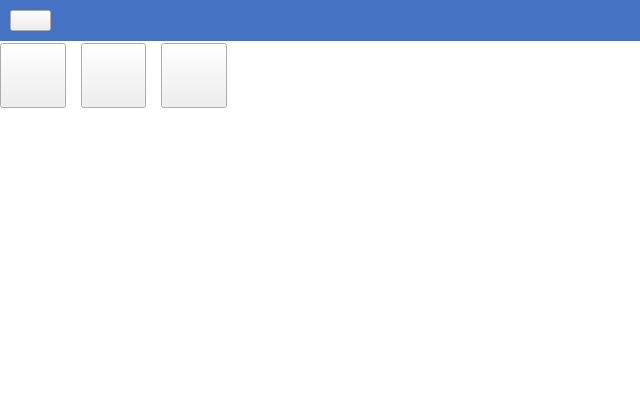
<?xml version="1.0" encoding="UTF-8"?>
<ui version="4.0">
 <class>Folder</class>
 <widget class="QWidget" name="Folder">
  <property name="geometry">
   <rect>
    <x>0</x>
    <y>0</y>
    <width>640</width>
    <height>396</height>
   </rect>
  </property>
  <property name="windowTitle">
   <string>Form</string>
  </property>
  <widget class="QWidget" name="layoutWidget">
   <property name="geometry">
    <rect>
     <x>0</x>
     <y>40</y>
     <width>227</width>
     <height>71</height>
    </rect>
   </property>
   <layout class="QHBoxLayout" name="horizontalLayout">
    <property name="spacing">
     <number>15</number>
    </property>
    <item>
     <widget class="QPushButton" name="folder3">
      <property name="minimumSize">
       <size>
        <width>65</width>
        <height>65</height>
       </size>
      </property>
      <property name="text">
       <string/>
      </property>
      <property name="iconSize">
       <size>
        <width>50</width>
        <height>50</height>
       </size>
      </property>
     </widget>
    </item>
    <item>
     <widget class="QPushButton" name="folder1">
      <property name="minimumSize">
       <size>
        <width>65</width>
        <height>65</height>
       </size>
      </property>
      <property name="text">
       <string/>
      </property>
      <property name="iconSize">
       <size>
        <width>50</width>
        <height>50</height>
       </size>
      </property>
     </widget>
    </item>
    <item>
     <widget class="QPushButton" name="folder2">
      <property name="minimumSize">
       <size>
        <width>65</width>
        <height>65</height>
       </size>
      </property>
      <property name="text">
       <string/>
      </property>
      <property name="iconSize">
       <size>
        <width>50</width>
        <height>50</height>
       </size>
      </property>
     </widget>
    </item>
   </layout>
  </widget>
  <widget class="QLabel" name="label">
   <property name="geometry">
    <rect>
     <x>0</x>
     <y>0</y>
     <width>641</width>
     <height>41</height>
    </rect>
   </property>
   <property name="styleSheet">
    <string notr="true">QLabel{background-color:rgb(70, 114, 196);}
</string>
   </property>
   <property name="text">
    <string/>
   </property>
  </widget>
  <widget class="QPushButton" name="back_btn">
   <property name="geometry">
    <rect>
     <x>10</x>
     <y>10</y>
     <width>41</width>
     <height>21</height>
    </rect>
   </property>
   <property name="text">
    <string/>
   </property>
   <property name="icon">
    <iconset>
     <normaloff>C:/Users/dell/Desktop/QQ图片20240103153831.jpg</normaloff>C:/Users/dell/Desktop/QQ图片20240103153831.jpg</iconset>
   </property>
   <property name="iconSize">
    <size>
     <width>50</width>
     <height>50</height>
    </size>
   </property>
  </widget>
  <widget class="QLabel" name="label_2">
   <property name="geometry">
    <rect>
     <x>0</x>
     <y>40</y>
     <width>641</width>
     <height>361</height>
    </rect>
   </property>
   <property name="styleSheet">
    <string notr="true">QLabel{background-color:rgb(255, 255, 255);}
</string>
   </property>
   <property name="text">
    <string/>
   </property>
  </widget>
  <zorder>label_2</zorder>
  <zorder>layoutWidget</zorder>
  <zorder>label</zorder>
  <zorder>back_btn</zorder>
 </widget>
 <resources/>
 <connections/>
</ui>
